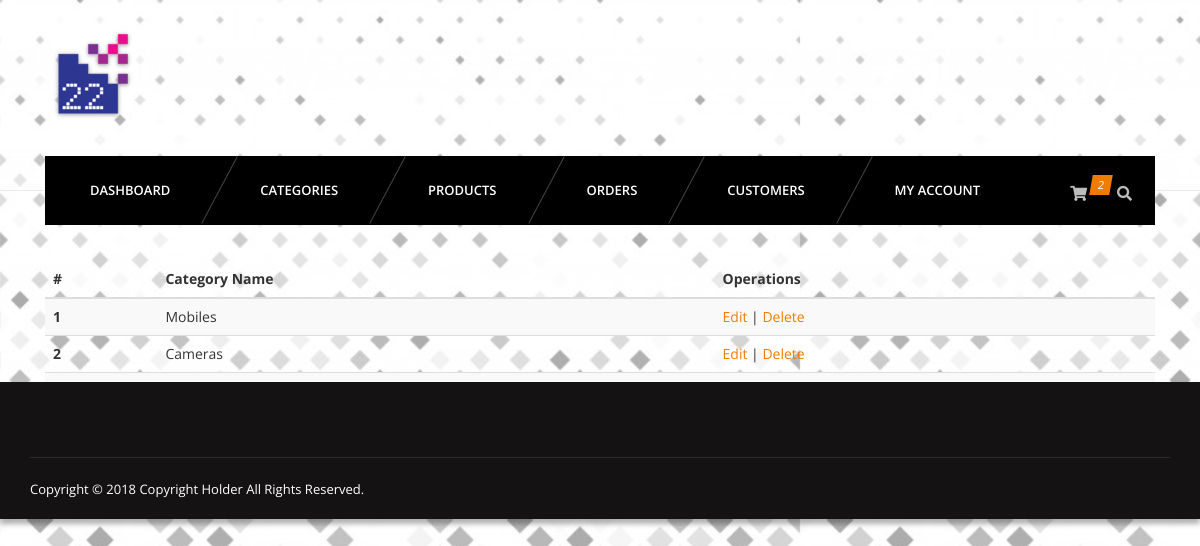
Screenshot of /admin/categories.php (signed in) with the database file from the repository.
### tables this page shows
CREATE TABLE IF NOT EXISTS `category` (
  `id` INT(11) NOT NULL AUTO_INCREMENT,
  `name` VARCHAR(255) NOT NULL,
  PRIMARY KEY (`id`));

### admin/categories.php (the view, shortened to what this page needs)
<?php
require_once '../config/connect.php';
?>
<?php include 'inc/header.php'; ?>
<?php include 'inc/nav.php'; ?>
<section id="content">
    <div class="content-blog">
        <div class="container">
            <table class="table table-striped">
                <thead>
                    <tr>
                        <th>#</th>
                        <th>Category Name</th>
                        <th>Operations</th>
                    </tr>
                </thead>
                <tbody>
                    <?php
                    $sql = "SELECT * FROM category";
                    $res = mysqli_query($connection, $sql);
                    while ($r = mysqli_fetch_assoc($res)) {
                        ?>
                        <tr>
                            <th scope="row"><?php echo $r['id']; ?></th>
                            <td><?php echo $r['name']; ?></td>
                            <td><a href="editcategory.php?id=<?php echo $r['id']; ?>">Edit</a> | <a href="delcategory.php?id=<?php echo $r['id']; ?>">Delete</a></td>
                        </tr>
                    <?php
                    } ?>
                </tbody>
            </table>
        </div>
    </div>
</section>
<?php include 'inc/footer.php'; ?>

### assets/css/light.css (style rules this page uses)
body { background-color:#fff; }

### rows the page displays
category: id "1", name "Mobiles"
category: id "2", name "Cameras"
